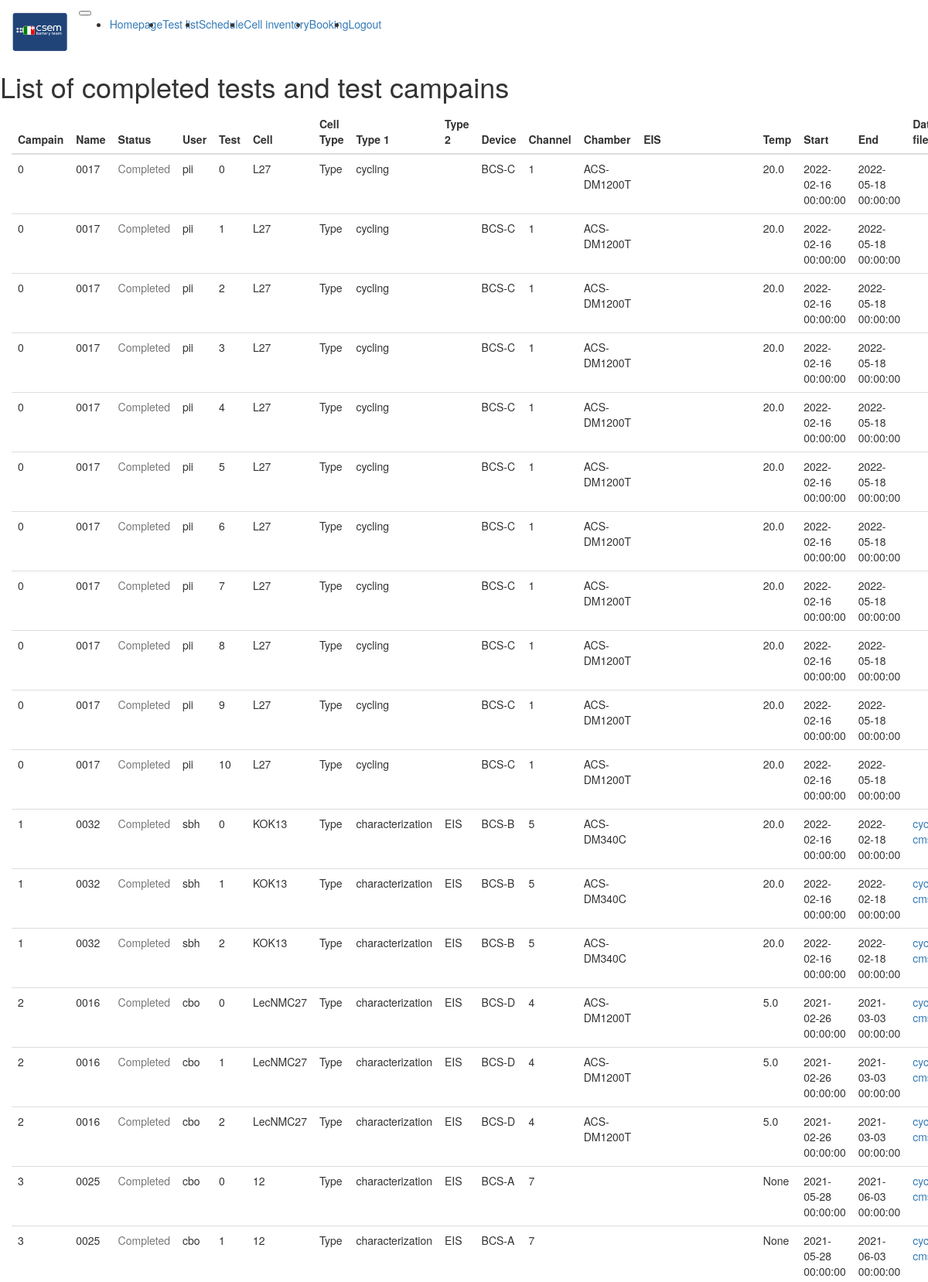
The page /tests_list (signed in, upper part) on the database its author committed.
### app/models.py (models this page shows, shortened)
class Campaign(db.Model):
    __tablename__ = 'campaign'
    id            = db.Column(db.Integer,primary_key=True)
    name          = db.Column(db.String(64),index=True)
    description   = db.Column(db.String(512))
    project       = db.Column(db.Integer, db.ForeignKey('project.id'))
    campaign_id      = db.relationship('Test', backref='test_campaign',lazy='dynamic',foreign_keys="Test.campaign_id")

class User(UserMixin, db.Model):
    __tablename__  = 'user'
    id             =  db.Column(db.Integer,primary_key=True)
    username       = db.Column(db.String(64),index=True,unique=True)
    password_hash  = db.Column(db.String(64))
    test_id      = db.relationship('Test', backref='user',lazy='dynamic',foreign_keys="Test.user_id")
    def __repr__(self):
        return '{}'.format(self.username)

class Cell(db.Model):
    __tablename__ = 'cell'
    id            = db.Column(db.Integer,primary_key=True)
    name          = db.Column(db.String(64),unique=True)
    model_id      = db.Column(db.Integer, db.ForeignKey('cell_type.id'))
    purchase_date = db.Column(db.DateTime(timezone=True))
    under_use     = db.Column(db.Boolean)
    location      = db.Column(db.Integer, db.ForeignKey('location.id'))
    single_test      = db.relationship('SingleTest', backref='cell id (in use)',lazy='dynamic',foreign_keys="SingleTest.cell_id")

class Test_type(db.Model):
    __tablename__ = 'test_type'
    id            = db.Column(db.Integer,primary_key=True)
    name          = db.Column(db.String(64),index=True)
    type1_id      = db.relationship('Test', backref='test_type1',lazy='dynamic',foreign_keys="Test.type_1")
    type2_id      = db.relationship('Test', backref='test_type2',lazy='dynamic',foreign_keys="Test.type_2")

class Device(db.Model):
    __tablename__   = 'device'
    id              = db.Column(db.Integer,primary_key=True)
    name            = db.Column(db.String(64),index=True,unique=True)
    number_channels = db.Column(db.Integer)
    company         = db.Column(db.String(64))
    datasheet_link  = db.Column(db.String(64))
    details         = db.Column(db.String(64))
    type            = db.relationship("Device_type", secondary=device_type_identifier)
    channel_id      = db.relationship('Channel', backref='device_channel',lazy='dynamic',foreign_keys="Channel.device_id")

class Channel(db.Model):
    __tablename__ = 'channel'
    id            = db.Column(db.Integer,primary_key=True)
    chan_number   = db.Column(db.Integer)
    status        = db.Column(db.Boolean)
    device_id     = db.Column(db.Integer, db.ForeignKey('device.id'))
    single_test_id = db.relationship('SingleTest', backref='channel_test',lazy='dynamic',foreign_keys="SingleTest.channel_id")
    def __repr__(self):
        return '{}'.format(self.chan_number)

class Test(db.Model):
    __tablename__ = 'test'
    id            = db.Column(db.Integer,primary_key=True)
    name          = db.Column(db.String(64))
    description   = db.Column(db.String(512))
    start         = db.Column(db.DateTime(timezone=True))
    end           = db.Column(db.DateTime(timezone=True))
    temp          = db.Column(db.Float)
    active        = db.Column(db.Boolean)
    user_id       = db.Column(db.Integer, db.ForeignKey('user.id'))
    campaign_id   = db.Column(db.Integer, db.ForeignKey('campaign.id'))
    type_2        = db.Column(db.Integer, db.ForeignKey('test_type.id'))
    type_1        = db.Column(db.Integer, db.ForeignKey('test_type.id'))
    devices       = db.relationship("Device", secondary=device_enaged_identifier)
    singleTests   = db.relationship('SingleTest', backref='batch_list',lazy='dynamic',foreign_keys="SingleTest.test_id")

### app/routes.py (the view)
@app.route('/tests_list', methods=['GET'])
@login_required
def tests_list_get():
    campaings = []
    for campaign in Campaign.query.all():
        campaign_ = {'name':campaign.name, 'project':campaign.project}
        tests = []
        for test in Test.query.filter_by(campaign_id=campaign.id):
            test_ = {}
            for device in test.devices:
                if "chamber" in str(device.type[0]):
                    test_['chamber'] = device.name
                elif "EIS" in str(device.type[0]):
                    test_['eis']=device.name
            for single in SingleTest.query.filter_by(test_id=test.id).all():
                channel = Channel.query.filter_by(id =single.channel_id).first()
                try:
                    test_[ 'type_1']  = Test_type.query.filter_by(id=test.type_1).first().name
                except:
                    pass
                try:
                    test_[ 'type_2']  = Test_type.query.filter_by(id=test.type_2).first().name
                except:
                    pass
                test_[ 'start' ]  = test.start
                test_[ 'end'   ]  = test.end
                test_[ 'user'  ]  = test.user
                test_[ 'temp'  ]  = test.temp
                test_[ 'channel'] = channel
                test_[ 'device']  = Device.query.filter_by(id=channel.device_id).first().name
                test_[ 'cell' ]   = Cell.query.filter_by(id=single.cell_id).first().name
                if test.end < datetime.today():
                    test_[ 'cycler']  = single.cycler_file
                    test_[ 'cms']     = single.prototype_file
                else:
                    test_[ 'cycler']  = None
                    test_[ 'cms']     = None
                tests.append(test_)
        campaign_['tests']=tests
        campaings.append(campaign_)
    return render_template('test_list.html', title="Test details", campains = campaings)

### app/models.py (called while the page is built)
@login.user_loader
def load_user(id):
    return(User.query.get(int(id)))

     def __repr__(self):
        return '{}'.format(self.name)

### app/routes.py (called while the page is built)
@app.context_processor
def inject_enumerate():
    return dict(enumerate=enumerate)

@app.context_processor
def inject_str():
    return dict(str=str)

@app.context_processor
def inject_urlencode():
    return dict(urlencode=urlencode)

@app.context_processor
def inject_floor():
    return dict(floor=floor)

### app/templates/test_list.html (shortened to what this page needs)
{% extends "base.html" %}
{% import "bootstrap/wtf.html" as wtf %}
{% block main %}
<div class="row container-fluid mt-3">
<div class="col-10">
  <h1>List of completed tests and test campains</h1>
  <div class="container-fluid mt-3" >
    <table id="table" class="table table-hover"
          data-toggle="table"
          data-filter-control="true"
          data-show-search-clear-button="true"
          data-show-columns="true"
          data-show-columns-toggle-all="true"
          data-sortable="true"
          data-pagination="true"
          >
        <thead class="thead-light">
          <tr>
            <th data-field="columnA" data-filter-control="input">Campain</th>
            <th data-field="columnB" data-filter-control="select">Name</th>
            <th data-field="columnC" data-filter-control="select">Status</th>
            <th data-field="columnD" data-filter-control="select">User</th>
            <th>Test</th>
            <th data-field="columnF" data-filter-control="input">Cell</th>
            <th data-field="columnG" data-filter-control="select">Cell Type</th>
            <th data-field="columnH" data-filter-control="select">Type 1</th>
            <th data-field="columnI" data-filter-control="select">Type 2</th>
            <th data-field="columnJ" data-filter-control="select">Device</th>
            <th data-field="columnK" data-filter-control="input">Channel</th>
            <th data-field="columnL" data-filter-control="select">Chamber</th>
            <th data-field="columnM" data-filter-control="select">EIS</th>
            <th data-field="columnN" data-filter-control="input">Temp</th>
            <th data-field="columnO" data-filter-control="input">Start</th>
            <th data-field="columnP" data-filter-control="input">End</th>
            <th>Data files</th>
          </tr>
        </thead>
        <tbody>
          {% for i, campain in enumerate(campains) %}
            {% for j, test in enumerate(campain.tests) %}
                <tr >
                <td>{{ i }}</td>
                <td>{{ campain.name }}</td>
                <td>
                  {% if campain.status == True %}
                  <p class="text-warning">On-going</p>
                  {% else %}
                  <p class="text-muted">Completed</p>
                  {% endif %}
                </td>
                <td>{{ test.user }}</td>
                <td>{{ j }}</td>
                <td>{{ test.cell }}</td>
                <td> Type </td>
                <td>{{ test.type_1 }}</td>
                <td>{{ test.type_2 }}</td>
                <td>{{ test.device }}</td>
                <td>{{ test.channel }}</td>
                <td>{{ test.chamber }}</td>
                <td>{{ test.eis }}</td>
                <td>{{ test.temp }}</td>
                <td>{{ test.start }}</td>
                <td>{{ test.end }}</td>
                <td> {% if test.cycler != None %}<a href="/download/{{ test.cycler  }}" class="text-primary">cycler </a> {% endif %}</br>
                     {% if test.cms    != None %}<a href="/download/{{ test.cms  }}" class="text-primary">cms </a>       {% endif %} </td>
                </tr>
            {% endfor %}
          {% endfor %}
        </tbody>
      </table>
    </div>
</div>
</div>
{% endblock %}

### rows shown on the page
Campaign: name "0017" "0017" "0017" "0017" "0017" "0017" "0017" "0017" "0017" "0017" "0017"
User: user "pii" "pii" "pii" "pii" "pii" "pii" "pii" "pii" "pii" "pii" "pii"
Cell: cell "L27" "L27" "L27" "L27" "L27" "L27" "L27" "L27" "L27" "L27" "L27"
Test_type: type_1 "cycling" "cycling" "cycling" "cycling" "cycling" "cycling" "cycling" "cycling" "cycling" "cycling" "cycling"
Device: device "BCS-C" "BCS-C" "BCS-C" "BCS-C" "BCS-C" "BCS-C" "BCS-C" "BCS-C" "BCS-C" "BCS-C" "BCS-C"
Channel: channel "1" "1" "1" "1" "1" "1" "1" "1" "1" "1" "1"
Device: chamber "ACS-DM1200T" "ACS-DM1200T" "ACS-DM1200T" "ACS-DM1200T" "ACS-DM1200T" "ACS-DM1200T" "ACS-DM1200T" "ACS-DM1200T" "ACS-DM1200T" "ACS-DM1200T" "ACS-DM1200T" "ACS-DM1200T" "ACS-DM1200T" "ACS-DM1200T"
Test: temp "20.0" "20.0" "20.0" "20.0" "20.0" "20.0" "20.0" "20.0" "20.0" "20.0" "20.0", start "2022-02-16 00:00:00" "2022-02-16 00:00:00" "2022-02-16 00:00:00" "2022-02-16 00:00:00" "2022-02-16 00:00:00" "2022-02-16 00:00:00" "2022-02-16 00:00:00" "2022-02-16 00:00:00" "2022-02-16 00:00:00" "2022-02-16 00:00:00" "2022-02-16 00:00:00", end "2022-05-18 00:00:00" "2022-05-18 00:00:00" "2022-05-18 00:00:00" "2022-05-18 00:00:00" "2022-05-18 00:00:00" "2022-05-18 00:00:00" "2022-05-18 00:00:00" "2022-05-18 00:00:00" "2022-05-18 00:00:00" "2022-05-18 00:00:00" "2022-05-18 00:00:00"
Campaign: name "0032" "0032" "0032"
User: user "sbh" "sbh" "sbh"
Cell: cell "KOK13" "KOK13" "KOK13"
Test_type: type_1 "characterization" "characterization" "characterization" "characterization" "characterization" "characterization" "characterization" "characterization"
Test_type: type_2 "EIS" "EIS" "EIS" "EIS" "EIS" "EIS" "EIS" "EIS"
Device: device "BCS-B" "BCS-B" "BCS-B"
Channel: channel "5" "5" "5"
Device: chamber "ACS-DM340C" "ACS-DM340C" "ACS-DM340C"
Test: temp "20.0" "20.0" "20.0", start "2022-02-16 00:00:00" "2022-02-16 00:00:00" "2022-02-16 00:00:00", end "2022-02-18 00:00:00" "2022-02-18 00:00:00" "2022-02-18 00:00:00"
Campaign: name "0016" "0016" "0016"
User: user "cbo" "cbo" "cbo" "cbo" "cbo"
Cell: cell "LecNMC27" "LecNMC27" "LecNMC27"
Device: device "BCS-D" "BCS-D" "BCS-D"
Channel: channel "4" "4" "4"
Test: temp "5.0" "5.0" "5.0", start "2021-02-26 00:00:00" "2021-02-26 00:00:00" "2021-02-26 00:00:00", end "2021-03-03 00:00:00" "2021-03-03 00:00:00" "2021-03-03 00:00:00"
Campaign: name "0025" "0025"
Cell: cell "12" "12"
Device: device "BCS-A" "BCS-A"
Channel: channel "7" "7"
Test: start "2021-05-28 00:00:00" "2021-05-28 00:00:00", end "2021-06-03 00:00:00" "2021-06-03 00:00:00"

### other values the page prints
{{ i }} "0" "0" "0" "0" "0" "0" "0" "0" "0" "0" "0" "1" "1" "1" "2" "2" "2" "3" "3"
{{ j }} "0" "1" "2" "3" "4" "5" "6" "7" "8" "9" "10" "0" "1" "2" "0" "1" "2" "0" "1"
{{ test.temp }} "None" "None"
